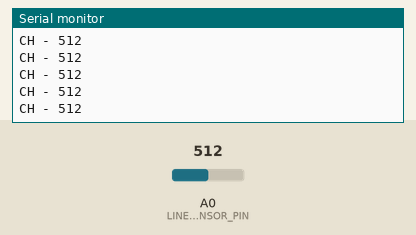
A sketch run on a simulated Arduino Mega 2560, built with avr-gcc and run on an emulated ATmega2560. On the bench: the last lines printed to the serial monitor. Inputs (shaded band) come from the test bench; at power-on: A0 (LINE_SENSOR_PIN) = 512.

Above: at 1.2 s.
1.3 s: A0 (LINE_SENSOR_PIN) set to 716
At 1.31 s:
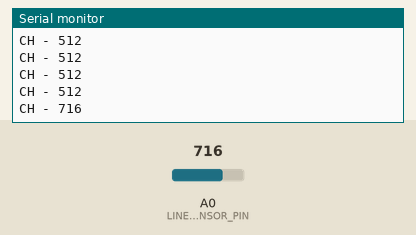
2.8 s: A0 (LINE_SENSOR_PIN) set to 900
At 2.81 s:
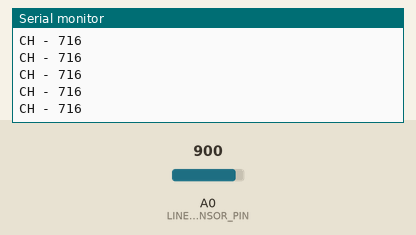
Timing chart, 0 to 5.8 s (numbered marks = the images above; inputs shaded):
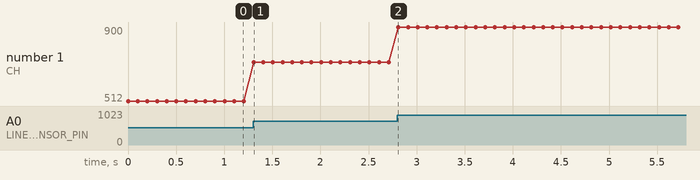

Measured:
- after the input at 1.3 s, the serial monitor: prints a new line at once (image 1)
- plotted number 1: 512 → 716 after the input at 1.3 s, 716 → 900 after the input at 2.8 s

The sketch:

h2_rc_90x120_line_module_check.ino
```cpp
// (licence header left out)
// Вывод канала датчика линии
const byte LINE_SENSOR_PIN = A0;

void setup() {
  // Настройка скорости отладочного порта
  Serial.begin(115200);

  // Настройка вывода датчика на вход
  pinMode(LINE_SENSOR_PIN, INPUT);
}

void loop() {
  // Получение значения канала датчика линии
  word line_sensor = analogRead(LINE_SENSOR_PIN);

  // Вывод значения в монитор порта
  Serial.print("CH - ");
  Serial.println(line_sensor);

  delay(100);
}
```
